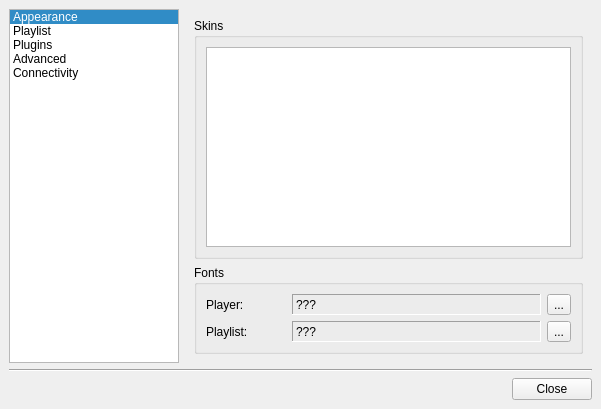
<ui version="4.0" >
 <class>ConfigDialog</class>
 <widget class="QDialog" name="ConfigDialog" >
  <property name="geometry" >
   <rect>
    <x>0</x>
    <y>0</y>
    <width>601</width>
    <height>409</height>
   </rect>
  </property>
  <property name="windowTitle" >
   <string>Qmmp Settings</string>
  </property>
  <layout class="QVBoxLayout" >
   <property name="spacing" >
    <number>6</number>
   </property>
   <property name="leftMargin" >
    <number>9</number>
   </property>
   <property name="topMargin" >
    <number>9</number>
   </property>
   <property name="rightMargin" >
    <number>9</number>
   </property>
   <property name="bottomMargin" >
    <number>9</number>
   </property>
   <item>
    <layout class="QHBoxLayout" >
     <property name="spacing" >
      <number>6</number>
     </property>
     <property name="leftMargin" >
      <number>0</number>
     </property>
     <property name="topMargin" >
      <number>0</number>
     </property>
     <property name="rightMargin" >
      <number>0</number>
     </property>
     <property name="bottomMargin" >
      <number>0</number>
     </property>
     <item>
      <widget class="QListWidget" name="contentsWidget" >
       <property name="sizePolicy" >
        <sizepolicy vsizetype="Expanding" hsizetype="Expanding" >
         <horstretch>0</horstretch>
         <verstretch>0</verstretch>
        </sizepolicy>
       </property>
       <property name="maximumSize" >
        <size>
         <width>170</width>
         <height>16777215</height>
        </size>
       </property>
       <property name="iconSize" >
        <size>
         <width>38</width>
         <height>38</height>
        </size>
       </property>
       <property name="movement" >
        <enum>QListView::Static</enum>
       </property>
       <property name="flow" >
        <enum>QListView::TopToBottom</enum>
       </property>
       <property name="isWrapping" stdset="0" >
        <bool>false</bool>
       </property>
       <property name="resizeMode" >
        <enum>QListView::Adjust</enum>
       </property>
       <property name="viewMode" >
        <enum>QListView::ListMode</enum>
       </property>
       <property name="uniformItemSizes" >
        <bool>false</bool>
       </property>
       <property name="batchSize" >
        <number>100</number>
       </property>
       <property name="wordWrap" >
        <bool>false</bool>
       </property>
       <property name="currentRow" >
        <number>0</number>
       </property>
       <item>
        <property name="text" >
         <string>Appearance</string>
        </property>
        <property name="icon" >
         <iconset resource="images/images.qrc" >:/interface.png</iconset>
        </property>
       </item>
       <item>
        <property name="text" >
         <string>Playlist</string>
        </property>
        <property name="icon" >
         <iconset resource="images/images.qrc" >:/playlist.png</iconset>
        </property>
       </item>
       <item>
        <property name="text" >
         <string>Plugins</string>
        </property>
        <property name="icon" >
         <iconset resource="images/images.qrc" >:/plugins.png</iconset>
        </property>
       </item>
       <item>
        <property name="text" >
         <string>Advanced</string>
        </property>
        <property name="icon" >
         <iconset resource="images/images.qrc" >:/advanced.png</iconset>
        </property>
       </item>
       <item>
        <property name="text" >
         <string>Connectivity</string>
        </property>
       </item>
      </widget>
     </item>
     <item>
      <widget class="QStackedWidget" name="stackedWidget" >
       <property name="sizePolicy" >
        <sizepolicy vsizetype="Preferred" hsizetype="Preferred" >
         <horstretch>0</horstretch>
         <verstretch>0</verstretch>
        </sizepolicy>
       </property>
       <property name="frameShadow" >
        <enum>QFrame::Raised</enum>
       </property>
       <property name="currentIndex" >
        <number>0</number>
       </property>
       <widget class="QWidget" name="widget1" >
        <layout class="QVBoxLayout" >
         <property name="spacing" >
          <number>6</number>
         </property>
         <property name="leftMargin" >
          <number>9</number>
         </property>
         <property name="topMargin" >
          <number>9</number>
         </property>
         <property name="rightMargin" >
          <number>9</number>
         </property>
         <property name="bottomMargin" >
          <number>9</number>
         </property>
         <item>
          <widget class="QGroupBox" name="groupBox" >
           <property name="title" >
            <string>Skins</string>
           </property>
           <layout class="QVBoxLayout" >
            <property name="spacing" >
             <number>6</number>
            </property>
            <property name="leftMargin" >
             <number>9</number>
            </property>
            <property name="topMargin" >
             <number>9</number>
            </property>
            <property name="rightMargin" >
             <number>9</number>
            </property>
            <property name="bottomMargin" >
             <number>9</number>
            </property>
            <item>
             <widget class="QListWidget" name="listWidget" >
              <property name="movement" >
               <enum>QListView::Static</enum>
              </property>
              <property name="flow" >
               <enum>QListView::TopToBottom</enum>
              </property>
              <property name="viewMode" >
               <enum>QListView::ListMode</enum>
              </property>
              <property name="modelColumn" >
               <number>0</number>
              </property>
             </widget>
            </item>
           </layout>
          </widget>
         </item>
         <item>
          <widget class="QGroupBox" name="plGroupBox" >
           <property name="title" >
            <string>Fonts</string>
           </property>
           <layout class="QGridLayout" >
            <property name="leftMargin" >
             <number>9</number>
            </property>
            <property name="topMargin" >
             <number>9</number>
            </property>
            <property name="rightMargin" >
             <number>9</number>
            </property>
            <property name="bottomMargin" >
             <number>9</number>
            </property>
            <property name="horizontalSpacing" >
             <number>6</number>
            </property>
            <property name="verticalSpacing" >
             <number>6</number>
            </property>
            <item row="0" column="0" >
             <widget class="QLabel" name="label" >
              <property name="maximumSize" >
               <size>
                <width>80</width>
                <height>16777215</height>
               </size>
              </property>
              <property name="text" >
               <string>Player:</string>
              </property>
              <property name="alignment" >
               <set>Qt::AlignLeading|Qt::AlignLeft|Qt::AlignVCenter</set>
              </property>
             </widget>
            </item>
            <item row="1" column="0" >
             <widget class="QLabel" name="label_2" >
              <property name="maximumSize" >
               <size>
                <width>80</width>
                <height>16777215</height>
               </size>
              </property>
              <property name="text" >
               <string>Playlist:</string>
              </property>
              <property name="alignment" >
               <set>Qt::AlignLeading|Qt::AlignLeft|Qt::AlignVCenter</set>
              </property>
             </widget>
            </item>
            <item row="1" column="1" >
             <widget class="QLabel" name="plFontLabel" >
              <property name="frameShape" >
               <enum>QFrame::Panel</enum>
              </property>
              <property name="frameShadow" >
               <enum>QFrame::Sunken</enum>
              </property>
              <property name="text" >
               <string>???</string>
              </property>
             </widget>
            </item>
            <item row="1" column="2" >
             <widget class="QToolButton" name="plFontButton" >
              <property name="text" >
               <string>...</string>
              </property>
             </widget>
            </item>
            <item row="0" column="1" >
             <widget class="QLabel" name="mainFontLabel" >
              <property name="frameShape" >
               <enum>QFrame::Panel</enum>
              </property>
              <property name="frameShadow" >
               <enum>QFrame::Sunken</enum>
              </property>
              <property name="text" >
               <string>???</string>
              </property>
             </widget>
            </item>
            <item row="0" column="2" >
             <widget class="QToolButton" name="mainFontButton" >
              <property name="text" >
               <string>...</string>
              </property>
             </widget>
            </item>
           </layout>
          </widget>
         </item>
        </layout>
       </widget>
       <widget class="QWidget" name="page" >
        <layout class="QGridLayout" >
         <property name="leftMargin" >
          <number>9</number>
         </property>
         <property name="topMargin" >
          <number>9</number>
         </property>
         <property name="rightMargin" >
          <number>9</number>
         </property>
         <property name="bottomMargin" >
          <number>9</number>
         </property>
         <property name="horizontalSpacing" >
          <number>6</number>
         </property>
         <property name="verticalSpacing" >
          <number>6</number>
         </property>
         <item row="0" column="0" >
          <widget class="QGroupBox" name="groupBox_3" >
           <property name="title" >
            <string>Metadata</string>
           </property>
           <layout class="QGridLayout" >
            <property name="leftMargin" >
             <number>9</number>
            </property>
            <property name="topMargin" >
             <number>9</number>
            </property>
            <property name="rightMargin" >
             <number>9</number>
            </property>
            <property name="bottomMargin" >
             <number>9</number>
            </property>
            <property name="horizontalSpacing" >
             <number>6</number>
            </property>
            <property name="verticalSpacing" >
             <number>6</number>
            </property>
            <item row="0" column="0" >
             <widget class="QCheckBox" name="metadataCheckBox" >
              <property name="text" >
               <string>Load metadata from files</string>
              </property>
             </widget>
            </item>
           </layout>
          </widget>
         </item>
         <item row="1" column="0" >
          <widget class="QGroupBox" name="groupBox_2" >
           <property name="title" >
            <string>Song Display</string>
           </property>
           <layout class="QHBoxLayout" >
            <property name="spacing" >
             <number>6</number>
            </property>
            <property name="leftMargin" >
             <number>9</number>
            </property>
            <property name="topMargin" >
             <number>9</number>
            </property>
            <property name="rightMargin" >
             <number>9</number>
            </property>
            <property name="bottomMargin" >
             <number>9</number>
            </property>
            <item>
             <widget class="QLabel" name="label_4" >
              <property name="text" >
               <string>Title format:</string>
              </property>
              <property name="alignment" >
               <set>Qt::AlignRight|Qt::AlignTrailing|Qt::AlignVCenter</set>
              </property>
             </widget>
            </item>
            <item>
             <widget class="QLineEdit" name="formatLineEdit" />
            </item>
            <item>
             <widget class="QToolButton" name="titleButton" >
              <property name="text" >
               <string>...</string>
              </property>
             </widget>
            </item>
           </layout>
          </widget>
         </item>
         <item row="2" column="0" >
          <spacer>
           <property name="orientation" >
            <enum>Qt::Vertical</enum>
           </property>
           <property name="sizeHint" >
            <size>
             <width>20</width>
             <height>121</height>
            </size>
           </property>
          </spacer>
         </item>
        </layout>
       </widget>
       <widget class="QWidget" name="widget" >
        <layout class="QGridLayout" >
         <property name="leftMargin" >
          <number>9</number>
         </property>
         <property name="topMargin" >
          <number>9</number>
         </property>
         <property name="rightMargin" >
          <number>9</number>
         </property>
         <property name="bottomMargin" >
          <number>9</number>
         </property>
         <property name="horizontalSpacing" >
          <number>6</number>
         </property>
         <property name="verticalSpacing" >
          <number>6</number>
         </property>
         <item row="1" column="0" >
          <widget class="QPushButton" name="preferencesButton" >
           <property name="text" >
            <string>Preferences</string>
           </property>
          </widget>
         </item>
         <item row="1" column="1" >
          <widget class="QPushButton" name="informationButton" >
           <property name="text" >
            <string>Information</string>
           </property>
          </widget>
         </item>
         <item row="1" column="2" >
          <spacer>
           <property name="orientation" >
            <enum>Qt::Horizontal</enum>
           </property>
           <property name="sizeHint" >
            <size>
             <width>101</width>
             <height>20</height>
            </size>
           </property>
          </spacer>
         </item>
         <item row="0" column="0" colspan="3" >
          <widget class="QTabWidget" name="pluginsTab" >
           <property name="tabPosition" >
            <enum>QTabWidget::North</enum>
           </property>
           <property name="tabShape" >
            <enum>QTabWidget::Rounded</enum>
           </property>
           <property name="currentIndex" >
            <number>0</number>
           </property>
           <widget class="QWidget" name="Input" >
            <attribute name="title" >
             <string>Input</string>
            </attribute>
            <layout class="QHBoxLayout" >
             <property name="spacing" >
              <number>6</number>
             </property>
             <property name="leftMargin" >
              <number>9</number>
             </property>
             <property name="topMargin" >
              <number>9</number>
             </property>
             <property name="rightMargin" >
              <number>9</number>
             </property>
             <property name="bottomMargin" >
              <number>9</number>
             </property>
             <item>
              <widget class="QTableWidget" name="inputPluginTable" >
               <property name="selectionMode" >
                <enum>QAbstractItemView::SingleSelection</enum>
               </property>
               <property name="selectionBehavior" >
                <enum>QAbstractItemView::SelectRows</enum>
               </property>
               <property name="rowCount" >
                <number>0</number>
               </property>
               <property name="columnCount" >
                <number>0</number>
               </property>
              </widget>
             </item>
            </layout>
           </widget>
           <widget class="QWidget" name="Output" >
            <attribute name="title" >
             <string>Output</string>
            </attribute>
            <layout class="QHBoxLayout" >
             <property name="spacing" >
              <number>6</number>
             </property>
             <property name="leftMargin" >
              <number>9</number>
             </property>
             <property name="topMargin" >
              <number>9</number>
             </property>
             <property name="rightMargin" >
              <number>9</number>
             </property>
             <property name="bottomMargin" >
              <number>9</number>
             </property>
             <item>
              <widget class="QTableWidget" name="outputPluginTable" >
               <property name="selectionMode" >
                <enum>QAbstractItemView::SingleSelection</enum>
               </property>
               <property name="selectionBehavior" >
                <enum>QAbstractItemView::SelectRows</enum>
               </property>
              </widget>
             </item>
            </layout>
           </widget>
           <widget class="QWidget" name="tab" >
            <attribute name="title" >
             <string>Visualization</string>
            </attribute>
            <layout class="QHBoxLayout" >
             <item>
              <widget class="QTableWidget" name="visualPluginTable" >
               <property name="selectionMode" >
                <enum>QAbstractItemView::SingleSelection</enum>
               </property>
               <property name="selectionBehavior" >
                <enum>QAbstractItemView::SelectRows</enum>
               </property>
              </widget>
             </item>
            </layout>
           </widget>
           <widget class="QWidget" name="tab_2" >
            <attribute name="title" >
             <string>Effects</string>
            </attribute>
            <layout class="QVBoxLayout" >
             <item>
              <widget class="QTableWidget" name="effectPluginTable" >
               <property name="selectionBehavior" >
                <enum>QAbstractItemView::SelectRows</enum>
               </property>
              </widget>
             </item>
            </layout>
           </widget>
           <widget class="QWidget" name="fileDialogTab" >
            <attribute name="title" >
             <string>File Dialog</string>
            </attribute>
            <layout class="QVBoxLayout" >
             <property name="spacing" >
              <number>6</number>
             </property>
             <property name="leftMargin" >
              <number>9</number>
             </property>
             <property name="topMargin" >
              <number>9</number>
             </property>
             <property name="rightMargin" >
              <number>9</number>
             </property>
             <property name="bottomMargin" >
              <number>9</number>
             </property>
             <item>
              <layout class="QHBoxLayout" >
               <property name="spacing" >
                <number>6</number>
               </property>
               <property name="leftMargin" >
                <number>0</number>
               </property>
               <property name="topMargin" >
                <number>0</number>
               </property>
               <property name="rightMargin" >
                <number>0</number>
               </property>
               <property name="bottomMargin" >
                <number>0</number>
               </property>
               <item>
                <widget class="QComboBox" name="fileDialogComboBox" />
               </item>
               <item>
                <spacer>
                 <property name="orientation" >
                  <enum>Qt::Horizontal</enum>
                 </property>
                 <property name="sizeHint" >
                  <size>
                   <width>40</width>
                   <height>20</height>
                  </size>
                 </property>
                </spacer>
               </item>
              </layout>
             </item>
             <item>
              <spacer>
               <property name="orientation" >
                <enum>Qt::Vertical</enum>
               </property>
               <property name="sizeHint" >
                <size>
                 <width>20</width>
                 <height>40</height>
                </size>
               </property>
              </spacer>
             </item>
            </layout>
           </widget>
          </widget>
         </item>
        </layout>
       </widget>
       <widget class="QWidget" name="page_2" >
        <layout class="QVBoxLayout" >
         <item>
          <widget class="QGroupBox" name="groupBox_4" >
           <property name="title" >
            <string>Tray Icon</string>
           </property>
           <layout class="QGridLayout" >
            <property name="leftMargin" >
             <number>9</number>
            </property>
            <property name="topMargin" >
             <number>9</number>
            </property>
            <property name="rightMargin" >
             <number>9</number>
            </property>
            <property name="bottomMargin" >
             <number>9</number>
            </property>
            <property name="horizontalSpacing" >
             <number>6</number>
            </property>
            <property name="verticalSpacing" >
             <number>6</number>
            </property>
            <item row="2" column="0" >
             <widget class="QCheckBox" name="toolTipCheckBox" >
              <property name="text" >
               <string>Show tooltip</string>
              </property>
             </widget>
            </item>
            <item row="1" column="0" >
             <widget class="QCheckBox" name="messageCheckBox" >
              <property name="text" >
               <string>Show message</string>
              </property>
             </widget>
            </item>
            <item row="3" column="1" >
             <widget class="QSpinBox" name="messageDelaySpinBox" >
              <property name="minimum" >
               <number>100</number>
              </property>
              <property name="maximum" >
               <number>10000</number>
              </property>
              <property name="singleStep" >
               <number>100</number>
              </property>
              <property name="value" >
               <number>1000</number>
              </property>
             </widget>
            </item>
            <item row="3" column="0" >
             <widget class="QLabel" name="label_3" >
              <property name="text" >
               <string>Message delay, ms:</string>
              </property>
              <property name="alignment" >
               <set>Qt::AlignLeading|Qt::AlignLeft|Qt::AlignVCenter</set>
              </property>
             </widget>
            </item>
            <item row="0" column="0" colspan="2" >
             <widget class="QCheckBox" name="trayCheckBox" >
              <property name="text" >
               <string>Show tray icon</string>
              </property>
             </widget>
            </item>
           </layout>
          </widget>
         </item>
         <item>
          <widget class="QGroupBox" name="closeGroupBox" >
           <property name="title" >
            <string>Action On Close</string>
           </property>
           <layout class="QVBoxLayout" >
            <property name="spacing" >
             <number>6</number>
            </property>
            <property name="leftMargin" >
             <number>9</number>
            </property>
            <property name="topMargin" >
             <number>9</number>
            </property>
            <property name="rightMargin" >
             <number>9</number>
            </property>
            <property name="bottomMargin" >
             <number>9</number>
            </property>
            <item>
             <widget class="QRadioButton" name="hideToTrayRadioButton" >
              <property name="text" >
               <string>Hide to tray</string>
              </property>
             </widget>
            </item>
            <item>
             <widget class="QRadioButton" name="quitRadioButton" >
              <property name="text" >
               <string>Quit</string>
              </property>
              <property name="checked" >
               <bool>true</bool>
              </property>
             </widget>
            </item>
           </layout>
          </widget>
         </item>
         <item>
          <widget class="QGroupBox" name="groupBox_6" >
           <property name="title" >
            <string>Audio</string>
           </property>
           <layout class="QVBoxLayout" >
            <item>
             <widget class="QCheckBox" name="softVolumeCheckBox" >
              <property name="text" >
               <string>Use software volume control</string>
              </property>
             </widget>
            </item>
           </layout>
          </widget>
         </item>
        </layout>
       </widget>
       <widget class="QWidget" name="network" >
        <layout class="QVBoxLayout" >
         <item>
          <widget class="QGroupBox" name="groupBox_5" >
           <property name="title" >
            <string>Proxy</string>
           </property>
           <property name="flat" >
            <bool>false</bool>
           </property>
           <property name="checkable" >
            <bool>false</bool>
           </property>
           <layout class="QGridLayout" >
            <item row="0" column="0" colspan="2" >
             <widget class="QCheckBox" name="enableProxyCheckBox" >
              <property name="text" >
               <string>Enable proxy usage</string>
              </property>
             </widget>
            </item>
            <item row="1" column="0" >
             <widget class="QLabel" name="label_5" >
              <property name="text" >
               <string>Proxy host name:</string>
              </property>
              <property name="alignment" >
               <set>Qt::AlignRight|Qt::AlignTrailing|Qt::AlignVCenter</set>
              </property>
             </widget>
            </item>
            <item row="1" column="1" >
             <widget class="QLineEdit" name="hostLineEdit" />
            </item>
            <item row="2" column="0" >
             <widget class="QLabel" name="label_6" >
              <property name="text" >
               <string>Proxy port:</string>
              </property>
              <property name="alignment" >
               <set>Qt::AlignRight|Qt::AlignTrailing|Qt::AlignVCenter</set>
              </property>
             </widget>
            </item>
            <item row="2" column="1" >
             <widget class="QLineEdit" name="portLineEdit" />
            </item>
            <item row="3" column="0" colspan="2" >
             <widget class="QCheckBox" name="authProxyCheckBox" >
              <property name="text" >
               <string>Use authentication with proxy</string>
              </property>
             </widget>
            </item>
            <item row="4" column="0" >
             <widget class="QLabel" name="label_7" >
              <property name="text" >
               <string>Proxy user name:</string>
              </property>
              <property name="alignment" >
               <set>Qt::AlignRight|Qt::AlignTrailing|Qt::AlignVCenter</set>
              </property>
             </widget>
            </item>
            <item row="4" column="1" >
             <widget class="QLineEdit" name="proxyUserLineEdit" />
            </item>
            <item row="5" column="0" >
             <widget class="QLabel" name="label_8" >
              <property name="text" >
               <string>Proxy password:</string>
              </property>
              <property name="alignment" >
               <set>Qt::AlignRight|Qt::AlignTrailing|Qt::AlignVCenter</set>
              </property>
             </widget>
            </item>
            <item row="5" column="1" >
             <widget class="QLineEdit" name="proxyPasswLineEdit" >
              <property name="echoMode" >
               <enum>QLineEdit::Password</enum>
              </property>
             </widget>
            </item>
           </layout>
          </widget>
         </item>
         <item>
          <spacer>
           <property name="orientation" >
            <enum>Qt::Vertical</enum>
           </property>
           <property name="sizeHint" >
            <size>
             <width>20</width>
             <height>40</height>
            </size>
           </property>
          </spacer>
         </item>
        </layout>
       </widget>
      </widget>
     </item>
    </layout>
   </item>
   <item>
    <widget class="Line" name="line" >
     <property name="orientation" >
      <enum>Qt::Horizontal</enum>
     </property>
    </widget>
   </item>
   <item>
    <layout class="QHBoxLayout" >
     <property name="spacing" >
      <number>6</number>
     </property>
     <property name="leftMargin" >
      <number>0</number>
     </property>
     <property name="topMargin" >
      <number>0</number>
     </property>
     <property name="rightMargin" >
      <number>0</number>
     </property>
     <property name="bottomMargin" >
      <number>0</number>
     </property>
     <item>
      <spacer>
       <property name="orientation" >
        <enum>Qt::Horizontal</enum>
       </property>
       <property name="sizeHint" >
        <size>
         <width>341</width>
         <height>20</height>
        </size>
       </property>
      </spacer>
     </item>
     <item>
      <widget class="QPushButton" name="closeButton" >
       <property name="text" >
        <string>Close</string>
       </property>
      </widget>
     </item>
    </layout>
   </item>
  </layout>
 </widget>
 <resources>
  <include location="images/images.qrc" />
 </resources>
 <connections>
  <connection>
   <sender>closeButton</sender>
   <signal>clicked()</signal>
   <receiver>ConfigDialog</receiver>
   <slot>accept()</slot>
   <hints>
    <hint type="sourcelabel" >
     <x>590</x>
     <y>364</y>
    </hint>
    <hint type="destinationlabel" >
     <x>316</x>
     <y>340</y>
    </hint>
   </hints>
  </connection>
  <connection>
   <sender>trayCheckBox</sender>
   <signal>toggled(bool)</signal>
   <receiver>toolTipCheckBox</receiver>
   <slot>setEnabled(bool)</slot>
   <hints>
    <hint type="sourcelabel" >
     <x>550</x>
     <y>64</y>
    </hint>
    <hint type="destinationlabel" >
     <x>383</x>
     <y>118</y>
    </hint>
   </hints>
  </connection>
  <connection>
   <sender>trayCheckBox</sender>
   <signal>toggled(bool)</signal>
   <receiver>messageDelaySpinBox</receiver>
   <slot>setEnabled(bool)</slot>
   <hints>
    <hint type="sourcelabel" >
     <x>208</x>
     <y>55</y>
    </hint>
    <hint type="destinationlabel" >
     <x>469</x>
     <y>148</y>
    </hint>
   </hints>
  </connection>
  <connection>
   <sender>trayCheckBox</sender>
   <signal>toggled(bool)</signal>
   <receiver>messageCheckBox</receiver>
   <slot>setEnabled(bool)</slot>
   <hints>
    <hint type="sourcelabel" >
     <x>262</x>
     <y>55</y>
    </hint>
    <hint type="destinationlabel" >
     <x>258</x>
     <y>76</y>
    </hint>
   </hints>
  </connection>
  <connection>
   <sender>messageCheckBox</sender>
   <signal>toggled(bool)</signal>
   <receiver>messageDelaySpinBox</receiver>
   <slot>setEnabled(bool)</slot>
   <hints>
    <hint type="sourcelabel" >
     <x>307</x>
     <y>82</y>
    </hint>
    <hint type="destinationlabel" >
     <x>469</x>
     <y>148</y>
    </hint>
   </hints>
  </connection>
  <connection>
   <sender>trayCheckBox</sender>
   <signal>clicked(bool)</signal>
   <receiver>closeGroupBox</receiver>
   <slot>setEnabled(bool)</slot>
   <hints>
    <hint type="sourcelabel" >
     <x>376</x>
     <y>56</y>
    </hint>
    <hint type="destinationlabel" >
     <x>436</x>
     <y>175</y>
    </hint>
   </hints>
  </connection>
  <connection>
   <sender>enableProxyCheckBox</sender>
   <signal>toggled(bool)</signal>
   <receiver>hostLineEdit</receiver>
   <slot>setEnabled(bool)</slot>
   <hints>
    <hint type="sourcelabel" >
     <x>305</x>
     <y>52</y>
    </hint>
    <hint type="destinationlabel" >
     <x>424</x>
     <y>82</y>
    </hint>
   </hints>
  </connection>
  <connection>
   <sender>enableProxyCheckBox</sender>
   <signal>toggled(bool)</signal>
   <receiver>portLineEdit</receiver>
   <slot>setEnabled(bool)</slot>
   <hints>
    <hint type="sourcelabel" >
     <x>506</x>
     <y>56</y>
    </hint>
    <hint type="destinationlabel" >
     <x>506</x>
     <y>116</y>
    </hint>
   </hints>
  </connection>
  <connection>
   <sender>authProxyCheckBox</sender>
   <signal>toggled(bool)</signal>
   <receiver>proxyUserLineEdit</receiver>
   <slot>setEnabled(bool)</slot>
   <hints>
    <hint type="sourcelabel" >
     <x>318</x>
     <y>142</y>
    </hint>
    <hint type="destinationlabel" >
     <x>326</x>
     <y>163</y>
    </hint>
   </hints>
  </connection>
  <connection>
   <sender>authProxyCheckBox</sender>
   <signal>toggled(bool)</signal>
   <receiver>proxyPasswLineEdit</receiver>
   <slot>setEnabled(bool)</slot>
   <hints>
    <hint type="sourcelabel" >
     <x>264</x>
     <y>138</y>
    </hint>
    <hint type="destinationlabel" >
     <x>334</x>
     <y>204</y>
    </hint>
   </hints>
  </connection>
 </connections>
</ui>
